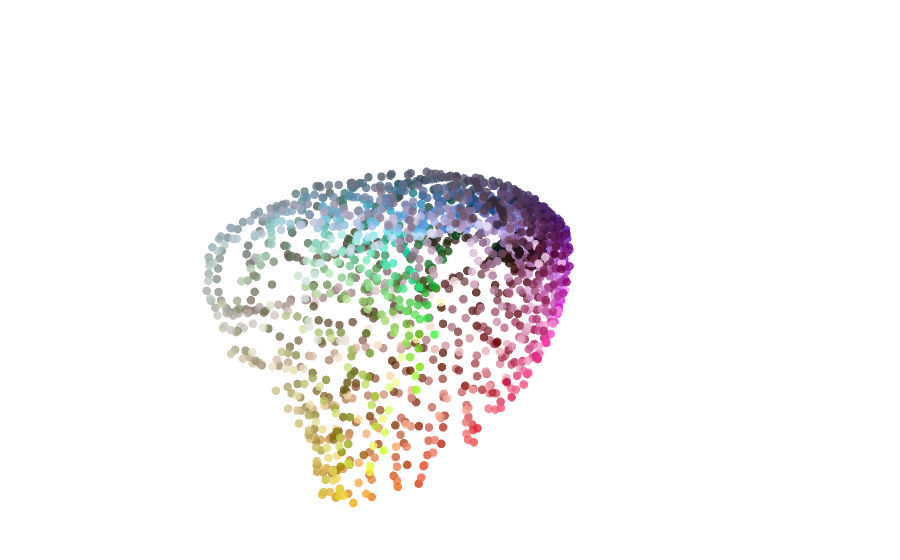
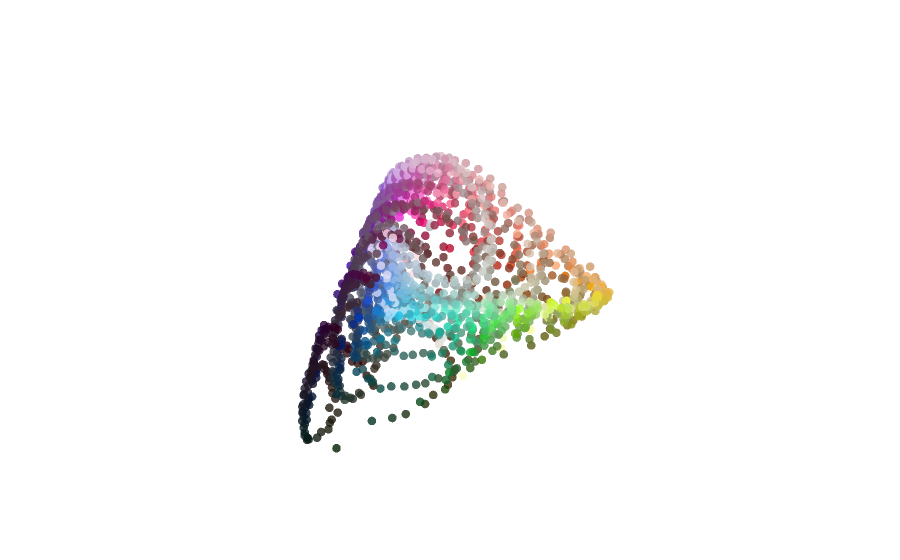
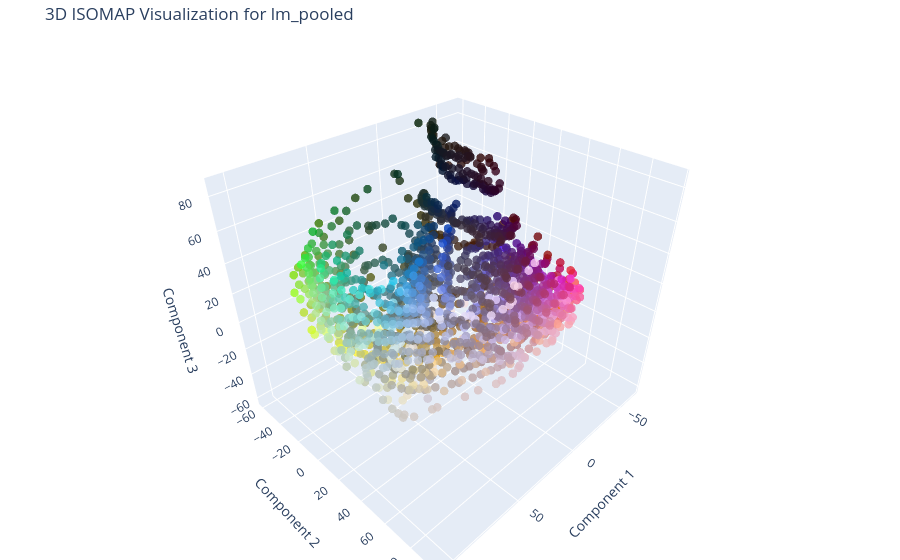
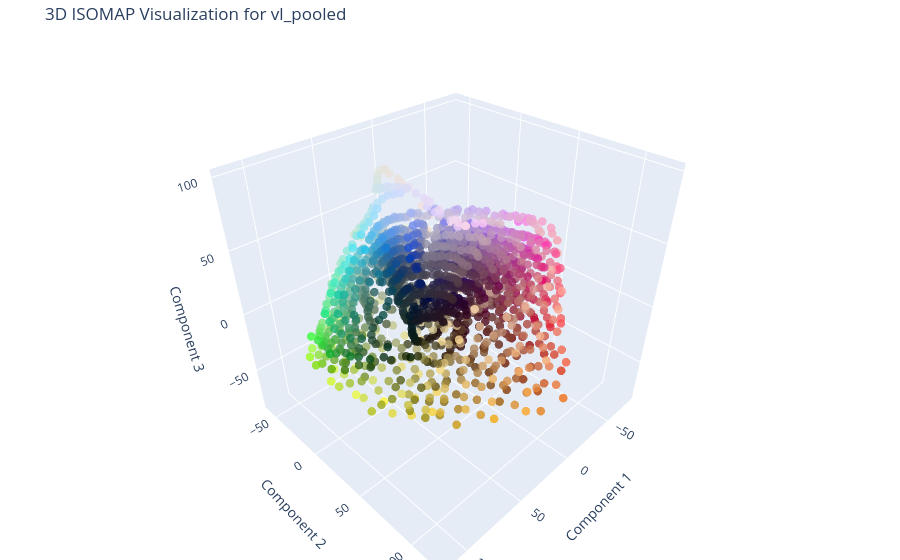

Source (notebook cell) for these figures, in order:
### Markdown cell above
## Fixed ISOMAP and PCA 3D with Pearson Correlation (using new methods)

### Code cell
from utils.analyze.munsell_analyze import MunsellEmbeddingsAnalyzer
from scipy.stats import pearsonr
from scipy.spatial.distance import pdist
import numpy as np

# Reload analyzer and data
analyzer = MunsellEmbeddingsAnalyzer('data/embeddings/qwen2.5_3B/describe_color',
                                     'data/colors/munsell_colors/munsell_manifest.csv')
embeddings = analyzer.chain_loader.get_all_available_embeddings()
meta = pd.DataFrame(analyzer.chain_loader.get_all_available_colors())

print(f"Embeddings: lm_pooled={embeddings['lm_pooled'].shape}, vl_pooled={embeddings['vl_pooled'].shape}")
print(f"Metadata: {meta.shape}")

# 3D PCA using new method
pca_result = analyzer.pca_all_embeddings(n_components=3)
print("\n=== 3D PCA Visualization ===")
MunsellEmbeddingsAnalyzer.plot_pca_3d(pca_result, 'lm_pooled')
MunsellEmbeddingsAnalyzer.plot_pca_3d(pca_result, 'vl_pooled')

# ISOMAP using new method
print("\n=== ISOMAP 3D Visualization ===")
isomap_result = analyzer.isomap_all_embeddings(n_components=3, n_neighbors=100)
MunsellEmbeddingsAnalyzer.plot_isomap_results(isomap_result, 'lm_pooled')
MunsellEmbeddingsAnalyzer.plot_isomap_results(isomap_result, 'vl_pooled')

### Figure 1 — Plotly figure (JSON) as saved in the notebook; plotly's stock layout.template omitted (floating-point values rounded to 4 significant figures; data arrays with more than 128 entries replaced by an {"elided": "..."} marker saying what was removed)
{"data": [{"hoverinfo": "text", "marker": {"color": {"elided": "1674 str values"}, "line": {"width": 0}, "opacity": 0.8, "size": 5}, "mode": "markers", "text": {"elided": "1674 str values"}, "type": "scatter3d", "x": {"elided": "1674 float values"}, "y": {"elided": "1674 float values"}, "z": {"elided": "1674 float values"}}], "layout": {"margin": {"b": 0, "l": 0, "r": 0, "t": 0}, "paper_bgcolor": "rgba(0,0,0,0)", "plot_bgcolor": "rgba(0,0,0,0)", "scene": {"aspectmode": "data", "bgcolor": "rgba(0,0,0,0)", "xaxis": {"showbackground": false, "showgrid": false, "showline": false, "showticklabels": false, "visible": false, "zeroline": false}, "yaxis": {"showbackground": false, "showgrid": false, "showline": false, "showticklabels": false, "visible": false, "zeroline": false}, "zaxis": {"showbackground": false, "showgrid": false, "showline": false, "showticklabels": false, "visible": false, "zeroline": false}}, "showlegend": false}}

### Figure 2 — Plotly figure (JSON) as saved in the notebook; plotly's stock layout.template omitted (floating-point values rounded to 4 significant figures; data arrays with more than 128 entries replaced by an {"elided": "..."} marker saying what was removed)
{"data": [{"hoverinfo": "text", "marker": {"color": {"elided": "1674 str values"}, "line": {"width": 0}, "opacity": 0.8, "size": 5}, "mode": "markers", "text": {"elided": "1674 str values"}, "type": "scatter3d", "x": {"elided": "1674 float values"}, "y": {"elided": "1674 float values"}, "z": {"elided": "1674 float values"}}], "layout": {"margin": {"b": 0, "l": 0, "r": 0, "t": 0}, "paper_bgcolor": "rgba(0,0,0,0)", "plot_bgcolor": "rgba(0,0,0,0)", "scene": {"aspectmode": "data", "bgcolor": "rgba(0,0,0,0)", "xaxis": {"showbackground": false, "showgrid": false, "showline": false, "showticklabels": false, "visible": false, "zeroline": false}, "yaxis": {"showbackground": false, "showgrid": false, "showline": false, "showticklabels": false, "visible": false, "zeroline": false}, "zaxis": {"showbackground": false, "showgrid": false, "showline": false, "showticklabels": false, "visible": false, "zeroline": false}}, "showlegend": false}}

### Figure 3 — Plotly figure (JSON) as saved in the notebook; plotly's stock layout.template omitted (floating-point values rounded to 4 significant figures; data arrays with more than 128 entries replaced by an {"elided": "..."} marker saying what was removed)
{"data": [{"hoverinfo": "text", "marker": {"color": {"elided": "1674 str values"}, "line": {"width": 0}, "opacity": 0.8, "size": 5}, "mode": "markers", "text": {"elided": "1674 str values"}, "type": "scatter3d", "x": {"elided": "1674 float values"}, "y": {"elided": "1674 float values"}, "z": {"elided": "1674 float values"}}], "layout": {"margin": {"b": 0, "l": 0, "r": 0, "t": 40}, "scene": {"xaxis": {"title": {"text": "Component 1"}}, "yaxis": {"title": {"text": "Component 2"}}, "zaxis": {"title": {"text": "Component 3"}}}, "title": {"text": "3D ISOMAP Visualization for lm_pooled"}}}

### Figure 4 — Plotly figure (JSON) as saved in the notebook; plotly's stock layout.template omitted (floating-point values rounded to 4 significant figures; data arrays with more than 128 entries replaced by an {"elided": "..."} marker saying what was removed)
{"data": [{"hoverinfo": "text", "marker": {"color": {"elided": "1674 str values"}, "line": {"width": 0}, "opacity": 0.8, "size": 5}, "mode": "markers", "text": {"elided": "1674 str values"}, "type": "scatter3d", "x": {"elided": "1674 float values"}, "y": {"elided": "1674 float values"}, "z": {"elided": "1674 float values"}}], "layout": {"margin": {"b": 0, "l": 0, "r": 0, "t": 40}, "scene": {"xaxis": {"title": {"text": "Component 1"}}, "yaxis": {"title": {"text": "Component 2"}}, "zaxis": {"title": {"text": "Component 3"}}}, "title": {"text": "3D ISOMAP Visualization for vl_pooled"}}}
